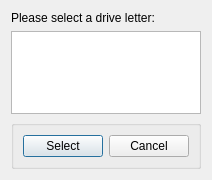
<?xml version="1.0" encoding="UTF-8"?>
<ui version="4.0">
 <class>DriveSelectorDialog</class>
 <widget class="QDialog" name="DriveSelectorDialog">
  <property name="geometry">
   <rect>
    <x>0</x>
    <y>0</y>
    <width>200</width>
    <height>180</height>
   </rect>
  </property>
  <property name="windowTitle">
   <string>Dialog</string>
  </property>
  <layout class="QVBoxLayout" name="verticalLayout_2">
   <item>
    <widget class="QLabel" name="label">
     <property name="text">
      <string>Please select a drive letter:</string>
     </property>
    </widget>
   </item>
   <item>
    <widget class="QListWidget" name="driveList"/>
   </item>
   <item>
    <widget class="QGroupBox" name="groupBox">
     <property name="title">
      <string/>
     </property>
     <layout class="QHBoxLayout" name="horizontalLayout_2">
      <item>
       <spacer name="horizontalSpacer">
        <property name="orientation">
         <enum>Qt::Horizontal</enum>
        </property>
        <property name="sizeHint" stdset="0">
         <size>
          <width>40</width>
          <height>20</height>
         </size>
        </property>
       </spacer>
      </item>
      <item>
       <widget class="QPushButton" name="selectButton">
        <property name="text">
         <string>Select</string>
        </property>
       </widget>
      </item>
      <item>
       <widget class="QPushButton" name="cancelButton">
        <property name="text">
         <string>Cancel</string>
        </property>
       </widget>
      </item>
     </layout>
    </widget>
   </item>
  </layout>
 </widget>
 <resources/>
 <connections/>
</ui>
